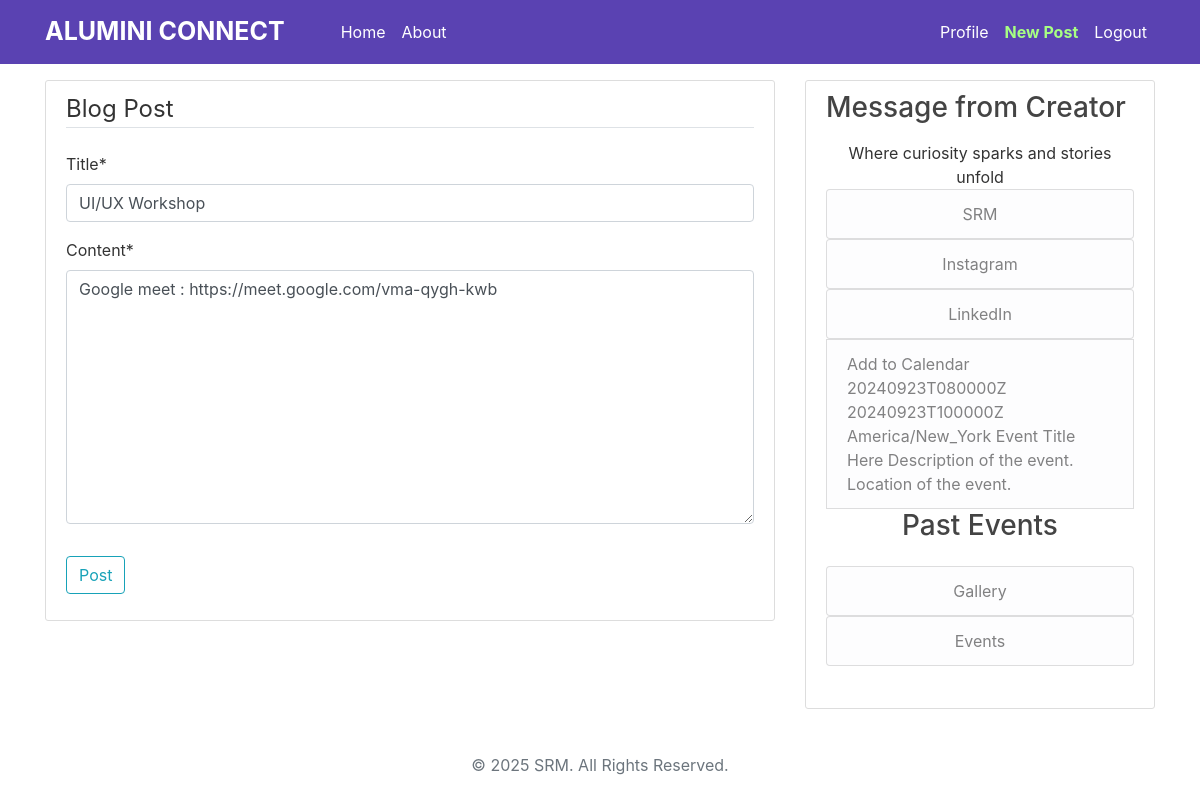
/post/23/update/ (signed in), run on the app's committed database.
### blog/models.py (models this page shows, shortened)
class Post(models.Model):
    author = models.ForeignKey(User, on_delete=models.CASCADE)
    content = models.TextField()
    date_posted = models.DateTimeField(default=timezone.now)
    title = models.CharField(max_length=20)

### blog/views.py (the view, shortened to what this page needs)
# urls.py: path('post/<int:pk>/update/', PostUpdateView.as_view(), name='post-update'),
class PostUpdateView(LoginRequiredMixin, UserPassesTestMixin, UpdateView, ABC):
    model = Post
    fields = ['title', 'content']
    def test_func(self):
        post = self.get_object()
        if self.request.user == post.author:
            return True
        return False

### blog/templates/blog/post_form.html (shortened to what this page needs)
{% extends "blog/base.html" %}
{% load crispy_forms_tags %}
    {% block content %}
        <div class="content-section">
            <form method="post">
                <fieldset class="form-group">
                    <legend class="border-bottom mb-4"> Blog Post </legend>
                        {{ form|crispy }}
                </fieldset>
                <div class="form-group">
                    <button class="btn btn-outline-info" type="submit">
                        Post
                    </button>
                </div>
            </form>
        </div>
    {% endblock content %}

### blog/static/blog/main.css (style rules this page uses)
body { background: #ffffff; color: #333333 ; margin-top: 5rem; }
.content-section { background: #ffffff; padding: 10px 20px; border: 1px solid #dddddd; border-radius: 3px; margin-bottom: 20px; }

### data on the page
Post: title "UI/UX Workshop", content "Google meet : https://meet.google.com/vma-qygh-kwb"
